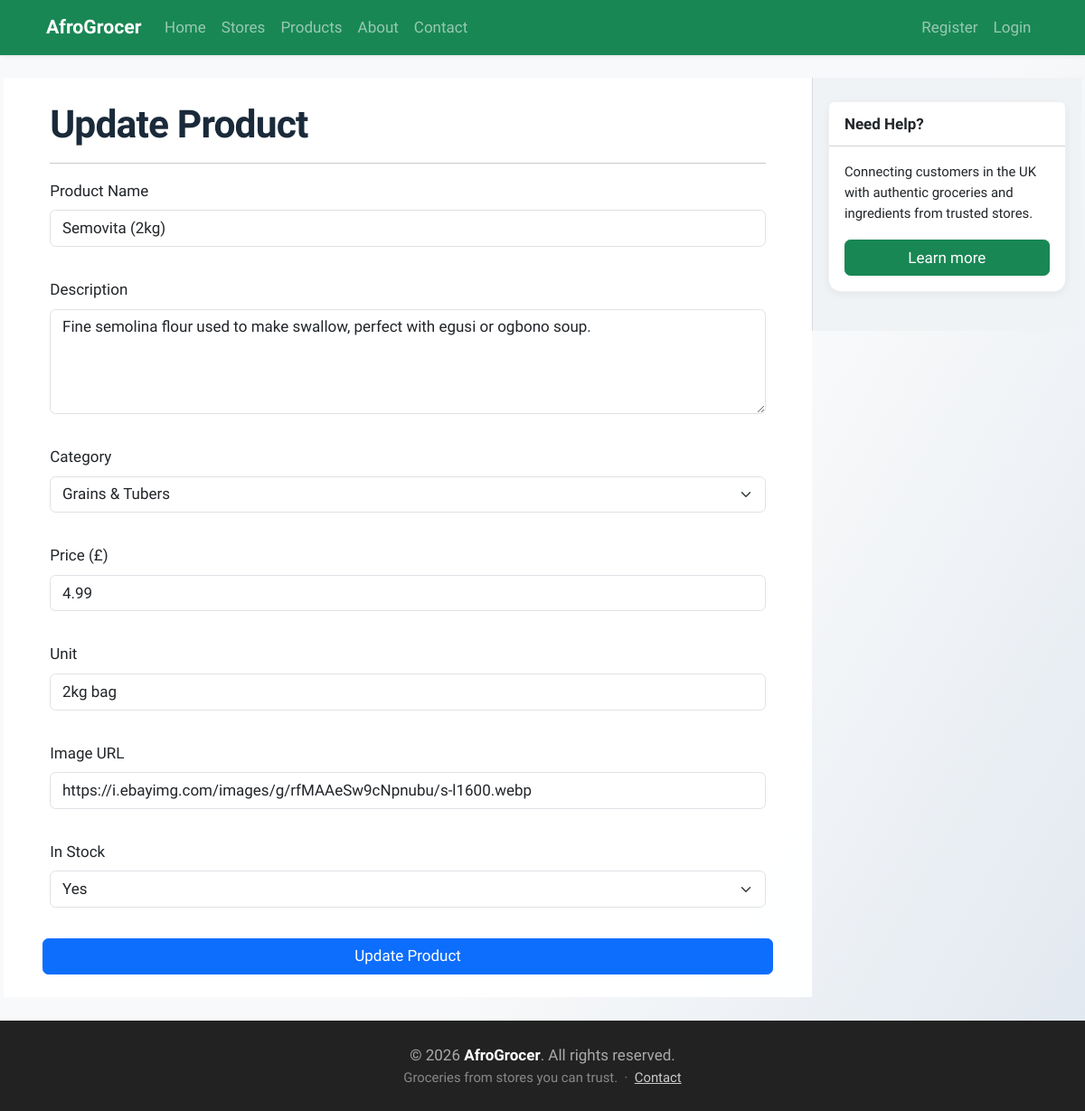
The app's page /update/1/ with its own data.
### tables this page shows
CREATE TABLE products (
    id          INTEGER PRIMARY KEY AUTOINCREMENT,
    store_id    INTEGER NOT NULL REFERENCES stores(id),
    category_id INTEGER NOT NULL REFERENCES categories(id),
    origin_id   INTEGER REFERENCES origins(id),
    name        TEXT NOT NULL,
    description TEXT,
    price_gbp   REAL NOT NULL,
    unit        TEXT,           -- e.g. '1kg', '500ml', 'per piece'
    image       TEXT,           -- URL or filename of product image
    in_stock    BOOLEAN DEFAULT 1,
    created     TIMESTAMP DEFAULT CURRENT_TIMESTAMP
);

CREATE TABLE categories (
    id      INTEGER PRIMARY KEY AUTOINCREMENT,
    name    TEXT UNIQUE NOT NULL,
    slug    TEXT UNIQUE NOT NULL,
    icon    TEXT
);

### app.py (the view, shortened to what this page needs)
@app.route('/update/<int:id>/', methods=('GET', 'POST'))
def update_product(id):
   product = get_product_by_id(id)
   categories = get_all_categories()
   return render_template('update_product.html', title="Update Product", product=product, categories=categories)

### app.py (called while the page is built)
@app.context_processor
def inject_csrf_token():
    return dict(csrf_token=generate_csrf())

@app.context_processor
def inject_site_name():
    return dict(siteName=siteName)

@app.context_processor
def inject_current_year():
    return dict(current_year=datetime.now().year)

@app.context_processor
def inject_user_role():
    is_admin = False
    if session.get('user_id'):
        user = get_user_by_id(session['user_id'])
        if user and user['role'] == 'admin':
            is_admin = True
    return dict(is_admin=is_admin)

### db/db.py (called while the page is built)
def get_db_connection():
    BASE_DIR = os.path.dirname(os.path.dirname(os.path.abspath(__file__)))
    db_path = os.path.join(BASE_DIR, 'db', 'database.db')
    conn = sqlite3.connect(db_path)
    conn.row_factory = sqlite3.Row
    return conn

def get_product_by_id(product_id):
    connection = get_db_connection()
    product = connection.execute(
        """
        SELECT products.*,
               categories.name  AS category_name,
               categories.icon  AS category_icon,
               origins.country  AS origin_country,
               origins.region   AS origin_region,
               origins.flag_emoji,
               stores.name      AS store_name
        FROM products
        JOIN categories ON products.category_id = categories.id
        JOIN stores     ON products.store_id = stores.id
        LEFT JOIN origins ON products.origin_id = origins.id
        WHERE products.id = ?
        """,
        (product_id,)
    ).fetchone()
    connection.close()
    return product

def get_all_categories():
    connection = get_db_connection()
    categories = connection.execute(
        "SELECT * FROM categories ORDER BY name ASC"
    ).fetchall()
    connection.close()
    return categories

### Templates/update_product.html (shortened to what this page needs)
{% extends "base.html" %}
{% block content %}
<h1>Update Product</h1>
<hr>
<form method="post" enctype="multipart/form-data" class="row g-3">
    <div class="mb-3">
        <label class="form-label">Product Name</label>
        <input
            type="text"
            name="name"
            class="form-control"
            value="{{ product['name'] }}"
            required
        >
    </div>
    <div class="mb-3">
        <label class="form-label">Description</label>
        <textarea
            name="description"
            class="form-control"
            rows="4"
            required
        >{{ product['description'] }}</textarea>
    </div>
    <div class="mb-3">
        <label class="form-label">Category</label>
        <select name="category_id" class="form-select" required>
            {% for category in categories %}
                <option
                    value="{{ category['id'] }}"
                    {% if category['id'] == product['category_id'] %}
                        selected
                    {% endif %}
                >
                    {{ category['name'] }}
                </option>
            {% endfor %}
        </select>
    </div>
    <div class="mb-3">
        <label class="form-label">Price (£)</label>
        <input
            type="number"
            step="0.01"
            name="price_gbp"
            class="form-control"
            value="{{ product['price_gbp'] }}"
            required
        >
    </div>
    <div class="mb-3">
        <label class="form-label">Unit</label>
        <input
            type="text"
            name="unit"
            class="form-control"
            value="{{ product['unit'] }}"
            required
        >
    </div>
    <div class="mb-3">
        <label class="form-label">Image URL</label>
        <input
            type="text"
            name="image"
            class="form-control"
            value="{{ product['image'] }}"
        >
    </div>
    <div class="mb-3">
        <label class="form-label">In Stock</label>
        <select name="in_stock" class="form-select">
            <option value="1"
                {% if product['in_stock'] == 1 %}
                    selected
                {% endif %}
            >
                Yes
            </option>
        </select>
    </div>
    <button type="submit" class="btn btn-primary">
        Update Product
    </button>
</form>
{% endblock %}

### Static/style.css (style rules this page uses)
:root { --ink: #212529; --muted: #5c534a; --brand: #198754; --brand-dark: #157347; --accent: #c45c26; --accent-hover: #a34d1f; --font: "Source Sans 3", "Segoe UI", system-ui, sans-serif; }
html { font-size: 15px; }
@media (min-width: 768px) { html { font-size: 16px; } }
@media (min-width: 1200px) { html { font-size: 17px; } }
.site-body { font-family: var(--font); color: var(--ink); line-height: 1.55; background: linear-gradient(120deg, #f8f9fa 60%, #e0e7ef 100%); min-height: 100vh; }
h1, h2, h3, h4, h5, .h1, .h2, .h3, .h4, .h5 { font-weight: 700; color: #1a2a3a; letter-spacing: -0.02em; }

### records on screen
products: name "Semovita (2kg)", description "Fine semolina flour used to make swallow, perfect with egusi or ogbono soup.", category_id "Grains & Tubers", price_gbp "4.99", unit "2kg bag", image "https://i.ebayimg.com/images/g/rfMAAeSw9cNpnubu/s-l1600.webp", in_stock "Yes"

### other values on screen
{{ siteName }} "AfroGrocer"
